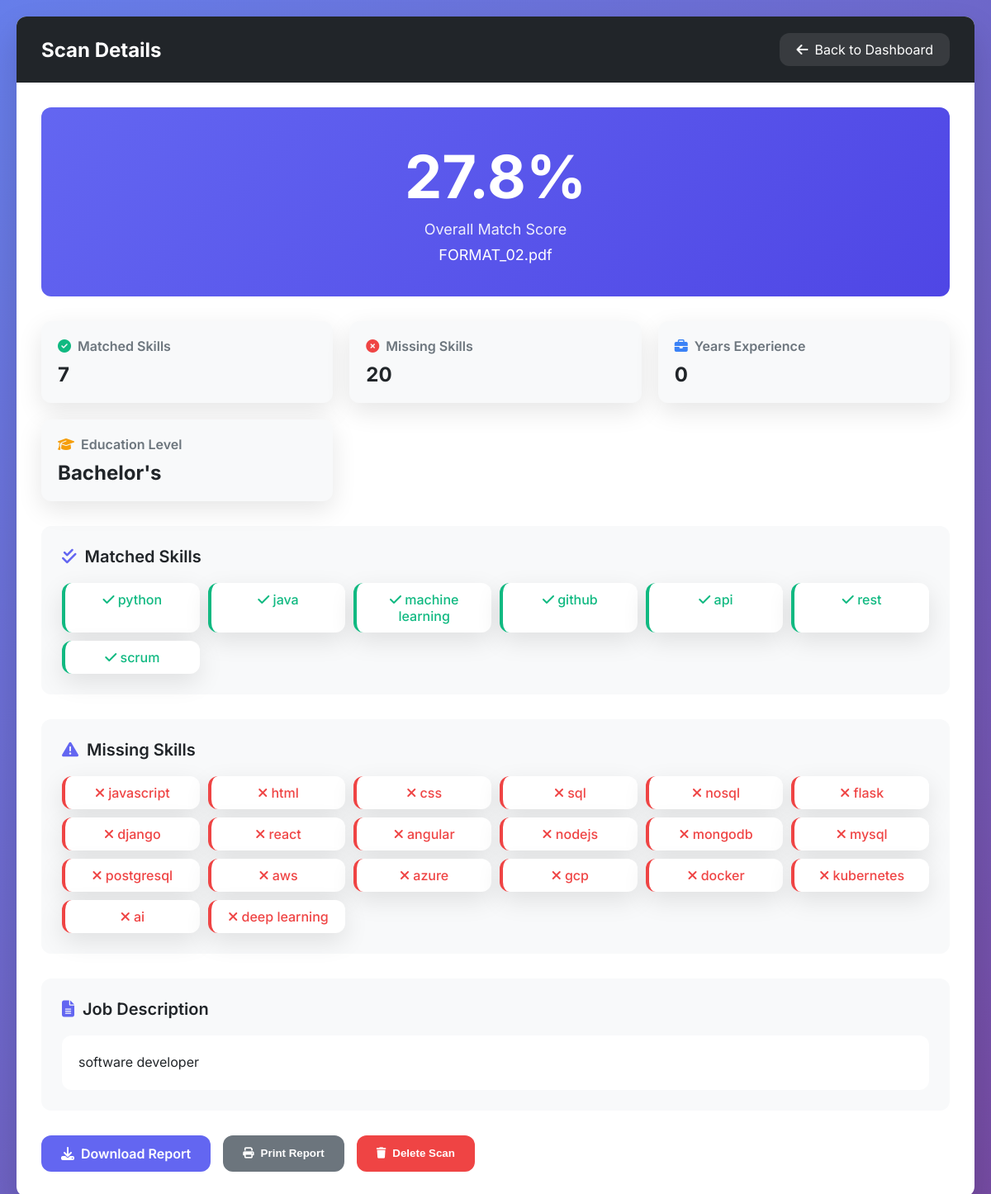
/view_scan/56 (signed in), run on the app's committed database.
### tables this page shows
CREATE TABLE scans (
            id INTEGER PRIMARY KEY AUTOINCREMENT,
            user_id INTEGER,
            filename TEXT,
            job_description TEXT,
            similarity_score REAL,
            matched_skills TEXT,
            missing_skills TEXT,
            scan_date TIMESTAMP DEFAULT CURRENT_TIMESTAMP, years_experience INTEGER DEFAULT 0, education_level INTEGER DEFAULT 0,
            FOREIGN KEY (user_id) REFERENCES users (id)
        );

### app.py (the view, shortened to what this page needs)
@app.route("/view_scan/<int:scan_id>")
def view_scan(scan_id):
    if "username" not in session:
        flash("Please login first.", "error")
        return redirect(url_for("login"))
    conn = get_db_connection()
    if conn is None:
        flash("Database connection error", "error")
        return redirect(url_for("dashboard"))
    try:
        c = conn.cursor()
        c.execute("PRAGMA table_info(scans)")
        columns = [row[1] for row in c.fetchall()]
        has_years_experience = 'years_experience' in columns
        has_education_level = 'education_level' in columns
        if has_years_experience and has_education_level:
            c.execute("""
                SELECT id, filename, job_description, similarity_score, matched_skills, missing_skills,
                       years_experience, education_level
                FROM scans
                WHERE id=? AND user_id=?
            """, (scan_id, session["user_id"]))
        scan = c.fetchone()
        conn.close()
        if not scan:
            flash("Scan not found or you don't have permission to view it.", "error")
            return redirect(url_for("dashboard"))
        matched_skills = [s.strip() for s in scan[4].split(',') if s.strip()] if scan[4] else []
        missing_skills = [s.strip() for s in scan[5].split(',') if s.strip()] if scan[5] else []
        logger.info(f"Viewing scan {scan_id} - {scan[1]}")
        return render_template("scan_details.html",
                             scan=scan,
                             matched_skills=matched_skills,
                             missing_skills=missing_skills)
    except Exception as e:
        logger.error(f"Error loading scan details: {str(e)}", exc_info=True)
        flash("Error loading scan details", "error")
        return redirect(url_for("dashboard"))

### app.py (called while the page is built)
def get_db_connection():
    try:
        conn = sqlite3.connect("users.db", timeout=30.0)
        conn.execute("PRAGMA busy_timeout = 30000")  # 30 seconds timeout
        return conn
    except Exception as e:
        logger.error(f"Database connection error: {e}")
        return None

### templates/scan_details.html (shortened to what this page needs)
<!DOCTYPE html>
<html lang="en">
<head>
    <link href="https://cdnjs.cloudflare.com/ajax/libs/font-awesome/6.4.0/css/all.min.css" rel="stylesheet">
</head>
<body>
    <div class="container">
        <div class="header">
            <h1>Scan Details</h1>
            <a href="{{ url_for('dashboard') }}" class="back-btn">
                <i class="fas fa-arrow-left"></i>
                Back to Dashboard
            </a>
        </div>
        <div class="content">
            <div class="score-section">
                <div class="score-value">{{ "%.1f"|format(scan[3]) }}%</div>
                <div class="score-label">Overall Match Score</div>
                <div style="margin-top: 10px; font-size: 18px;">{{ scan[1] }}</div>
            </div>
            <div class="details-grid">
                <div class="detail-card">
                    <div class="detail-title">
                        <i class="fas fa-check-circle" style="color: var(--success);"></i>
                        Matched Skills
                    </div>
                    <div class="detail-value">{{ matched_skills|length }}</div>
                </div>
                <div class="detail-card">
                    <div class="detail-title">
                        <i class="fas fa-times-circle" style="color: var(--danger);"></i>
                        Missing Skills
                    </div>
                    <div class="detail-value">{{ missing_skills|length }}</div>
                </div>
                <div class="detail-card">
                    <div class="detail-title">
                        <i class="fas fa-briefcase" style="color: var(--info);"></i>
                        Years Experience
                    </div>
                    <div class="detail-value">{{ scan[6] if scan|length > 6 else 0 }}</div>
                </div>
                <div class="detail-card">
                    <div class="detail-title">
                        <i class="fas fa-graduation-cap" style="color: var(--warning);"></i>
                        Education Level
                    </div>
                    <div class="detail-value">
                        {% if scan|length > 7 %}
                            {% if scan[7] == 5 %}PhD
                            {% elif scan[7] == 4 %}Master's
                            {% elif scan[7] == 3 %}Bachelor's
                            {% elif scan[7] == 2 %}Diploma
                            {% elif scan[7] == 1 %}High School
                            {% else %}Not Specified
                            {% endif %}
                        {% else %}
                            Not Specified
                        {% endif %}
                    </div>
                </div>
            </div>
            {% if matched_skills %}
            <div class="skills-section">
                <div class="section-title">
                    <i class="fas fa-check-double"></i>
                    Matched Skills
                </div>
                <div class="skills-grid">
                    {% for skill in matched_skills %}
                    <div class="skill-badge matched">
                        <i class="fas fa-check"></i> {{ skill }}
                    </div>
                    {% endfor %}
                </div>
            </div>
            {% endif %}
            {% if missing_skills %}
            <div class="skills-section">
                <div class="section-title">
                    <i class="fas fa-exclamation-triangle"></i>
                    Missing Skills
                </div>
                <div class="skills-grid">
                    {% for skill in missing_skills %}
                    <div class="skill-badge missing">
                        <i class="fas fa-times"></i> {{ skill }}
                    </div>
                    {% endfor %}
                </div>
            </div>
            {% endif %}
            <div class="job-desc-section">
                <div class="section-title">
                    <i class="fas fa-file-alt"></i>
                    Job Description
                </div>
                <div class="job-desc-text">
                    {{ scan[2] }}
                </div>
            </div>
            <div class="action-buttons">
                <a href="/download_scan/{{ scan[0] }}" class="btn btn-primary">
                    <i class="fas fa-download"></i>
                    Download Report
                </a>
                <button class="btn btn-secondary" onclick="window.print()">
                    <i class="fas fa-print"></i>
                    Print Report
                </button>
                <button class="btn btn-danger" onclick="deleteScan({{ scan[0] }})">
                    <i class="fas fa-trash"></i>
                    Delete Scan
                </button>
            </div>
        </div>
    </div>
</body>
</html>

### templates/scan_details.html (style rules this page uses)
:root { --primary: #6366f1; --primary-dark: #4f46e5; --secondary: #8b5cf6; --success: #10b981; --warning: #f59e0b; --danger: #ef4444; --info: #3b82f6; --light: #f8f9fa; --dark: #212529; --white: #ffffff; --gray: #6c757d; --border-radius: 12px; --transition: all 0.3s cubic-bezier(0.4, 0, 0.2, 1); --shadow: 0 10px 30px rgba(0, 0, 0, 0.1); --shadow-lg: 0 20px 40px rgba(0, 0, 0, 0.15); }
* { margin: 0; padding: 0; box-sizing: border-box; }
body { font-family: 'Inter', sans-serif; background: linear-gradient(135deg, #667eea 0%, #764ba2 100%); min-height: 100vh; color: var(--dark); padding: 20px; }
.container { max-width: 1200px; margin: 0 auto; background: var(--white); border-radius: var(--border-radius); box-shadow: var(--shadow-lg); overflow: hidden; }
.header { background: var(--dark); color: var(--white); padding: 20px 30px; display: flex; justify-content: space-between; align-items: center; }
.header h1 { font-size: 24px; font-weight: 700; }
.back-btn { background: rgba(255, 255, 255, 0.1); color: var(--white); border: none; padding: 10px 20px; border-radius: var(--border-radius); cursor: pointer; transition: var(--transition); display: flex; align-items: center; gap: 8px; text-decoration: none; }
.content { padding: 30px; }
.score-section { background: linear-gradient(135deg, var(--primary), var(--primary-dark)); color: var(--white); padding: 40px; border-radius: var(--border-radius); margin-bottom: 30px; text-align: center; }
.score-value { font-size: 72px; font-weight: 700; margin-bottom: 10px; }
.score-label { font-size: 18px; opacity: 0.9; }
.details-grid { display: grid; grid-template-columns: repeat(auto-fit, minmax(300px, 1fr)); gap: 20px; margin-bottom: 30px; }
.detail-card { background: var(--light); border-radius: var(--border-radius); padding: 20px; box-shadow: var(--shadow); }
.detail-title { font-size: 16px; font-weight: 600; color: var(--gray); margin-bottom: 10px; display: flex; align-items: center; gap: 8px; }
.detail-value { font-size: 24px; font-weight: 700; color: var(--dark); }
.skills-section { background: var(--light); border-radius: var(--border-radius); padding: 25px; margin-bottom: 30px; }
.section-title { font-size: 20px; font-weight: 600; margin-bottom: 20px; display: flex; align-items: center; gap: 10px; }
.section-title i { color: var(--primary); }
.skills-grid { display: grid; grid-template-columns: repeat(auto-fill, minmax(150px, 1fr)); gap: 10px; }
.skill-badge { background: var(--white); padding: 10px 15px; border-radius: var(--border-radius); text-align: center; font-weight: 500; box-shadow: var(--shadow); transition: var(--transition); }
.skill-badge.matched { border-left: 4px solid var(--success); color: var(--success); }
.skill-badge.missing { border-left: 4px solid var(--danger); color: var(--danger); }
.job-desc-section { background: var(--light); border-radius: var(--border-radius); padding: 25px; }
.job-desc-text { background: var(--white); padding: 20px; border-radius: var(--border-radius); max-height: 300px; overflow-y: auto; line-height: 1.6; color: var(--dark); }
.action-buttons { display: flex; gap: 15px; margin-top: 30px; flex-wrap: wrap; }
.btn { padding: 12px 24px; border: none; border-radius: var(--border-radius); font-weight: 600; cursor: pointer; transition: var(--transition); display: flex; align-items: center; gap: 8px; text-decoration: none; }
.btn-primary { background: var(--primary); color: var(--white); }
.btn-secondary { background: var(--gray); color: var(--white); }
.btn-danger { background: var(--danger); color: var(--white); }

### data on the page
scans: similarity_score "27.8", filename "FORMAT_02.pdf", years_experience "0", job_description "software developer"

### other printed values
{{ matched_skills|length }} "7"
{{ missing_skills|length }} "20"
{{ skill }} "python" "java" "machine learning" "github" "api" "rest" "scrum"
{{ skill }} "javascript" "html" "css" "sql" "nosql" "flask" "django" "react" "angular" "nodejs" "mongodb" "mysql" "postgresql" "aws" "azure" "gcp" "docker" "kubernetes" "ai" "deep learning"
